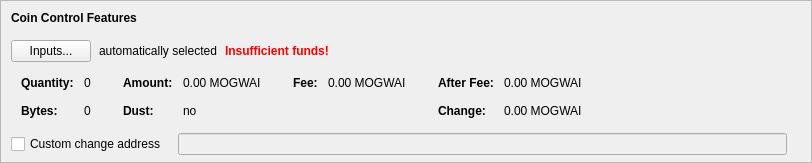
    <widget class="QFrame" name="frameCoinControl">
     <property name="sizePolicy">
      <sizepolicy hsizetype="Expanding" vsizetype="Expanding">
       <horstretch>0</horstretch>
       <verstretch>0</verstretch>
      </sizepolicy>
     </property>
     <property name="maximumSize">
      <size>
       <width>16777215</width>
       <height>16777215</height>
      </size>
     </property>
     <property name="frameShape">
      <enum>QFrame::StyledPanel</enum>
     </property>
     <property name="frameShadow">
      <enum>QFrame::Sunken</enum>
     </property>
     <layout class="QVBoxLayout" name="verticalLayoutCoinControl2">
      <property name="spacing">
       <number>0</number>
      </property>
      <property name="leftMargin">
       <number>0</number>
      </property>
      <property name="topMargin">
       <number>0</number>
      </property>
      <property name="rightMargin">
       <number>0</number>
      </property>
      <property name="bottomMargin">
       <number>6</number>
      </property>
      <item>
       <layout class="QVBoxLayout" name="verticalLayoutCoinControl" stretch="0,0,0,0,1">
        <property name="spacing">
         <number>0</number>
        </property>
        <property name="leftMargin">
         <number>10</number>
        </property>
        <property name="topMargin">
         <number>10</number>
        </property>
        <item>
         <layout class="QHBoxLayout" name="horizontalLayoutCoinControl1">
          <property name="bottomMargin">
           <number>15</number>
          </property>
          <item>
           <widget class="QLabel" name="labelCoinControlFeatures">
            <property name="sizePolicy">
             <sizepolicy hsizetype="Preferred" vsizetype="Maximum">
              <horstretch>0</horstretch>
              <verstretch>0</verstretch>
             </sizepolicy>
            </property>
            <property name="font">
             <font>
              <weight>75</weight>
              <bold>true</bold>
             </font>
            </property>
            <property name="styleSheet">
             <string notr="true">font-weight:bold;</string>
            </property>
            <property name="text">
             <string>Coin Control Features</string>
            </property>
           </widget>
          </item>
         </layout>
        </item>
        <item>
         <layout class="QHBoxLayout" name="horizontalLayoutCoinControl2" stretch="0,0,0,0">
          <property name="spacing">
           <number>8</number>
          </property>
          <property name="bottomMargin">
           <number>10</number>
          </property>
          <item>
           <widget class="QPushButton" name="pushButtonCoinControl">
            <property name="styleSheet">
             <string notr="true"/>
            </property>
            <property name="text">
             <string>Inputs...</string>
            </property>
            <property name="autoDefault">
             <bool>false</bool>
            </property>
           </widget>
          </item>
          <item>
           <widget class="QLabel" name="labelCoinControlAutomaticallySelected">
            <property name="text">
             <string>automatically selected</string>
            </property>
            <property name="margin">
             <number>5</number>
            </property>
           </widget>
          </item>
          <item>
           <widget class="QLabel" name="labelCoinControlInsuffFunds">
            <property name="font">
             <font>
              <weight>75</weight>
              <bold>true</bold>
             </font>
            </property>
            <property name="styleSheet">
             <string notr="true">color:red;font-weight:bold;</string>
            </property>
            <property name="text">
             <string>Insufficient funds!</string>
            </property>
            <property name="margin">
             <number>5</number>
            </property>
           </widget>
          </item>
          <item>
           <spacer name="horizontalSpacerCoinControl">
            <property name="orientation">
             <enum>Qt::Horizontal</enum>
            </property>
            <property name="sizeHint" stdset="0">
             <size>
              <width>40</width>
              <height>1</height>
             </size>
            </property>
           </spacer>
          </item>
         </layout>
        </item>
        <item>
         <widget class="QWidget" name="widgetCoinControl" native="true">
          <property name="sizePolicy">
           <sizepolicy hsizetype="Preferred" vsizetype="Preferred">
            <horstretch>0</horstretch>
            <verstretch>0</verstretch>
           </sizepolicy>
          </property>
          <property name="minimumSize">
           <size>
            <width>0</width>
            <height>0</height>
           </size>
          </property>
          <property name="styleSheet">
           <string notr="true"/>
          </property>
          <layout class="QHBoxLayout" name="horizontalLayoutCoinControl5">
           <property name="leftMargin">
            <number>0</number>
           </property>
           <property name="topMargin">
            <number>0</number>
           </property>
           <property name="rightMargin">
            <number>0</number>
           </property>
           <property name="bottomMargin">
            <number>0</number>
           </property>
           <item>
            <layout class="QHBoxLayout" name="horizontalLayoutCoinControl3" stretch="0,0,0,1">
             <property name="spacing">
              <number>20</number>
             </property>
             <property name="topMargin">
              <number>0</number>
             </property>
             <property name="bottomMargin">
              <number>10</number>
             </property>
             <item>
              <layout class="QFormLayout" name="formLayoutCoinControl1">
               <property name="horizontalSpacing">
                <number>10</number>
               </property>
               <property name="verticalSpacing">
                <number>14</number>
               </property>
               <property name="leftMargin">
                <number>10</number>
               </property>
               <property name="topMargin">
                <number>4</number>
               </property>
               <property name="rightMargin">
                <number>6</number>
               </property>
               <item row="0" column="0">
                <widget class="QLabel" name="labelCoinControlQuantityText">
                 <property name="font">
                  <font>
                   <weight>75</weight>
                   <bold>true</bold>
                  </font>
                 </property>
                 <property name="text">
                  <string>Quantity:</string>
                 </property>
                 <property name="margin">
                  <number>0</number>
                 </property>
                </widget>
               </item>
               <item row="0" column="1">
                <widget class="QLabel" name="labelCoinControlQuantity">
                 <property name="cursor">
                  <cursorShape>IBeamCursor</cursorShape>
                 </property>
                 <property name="contextMenuPolicy">
                  <enum>Qt::ActionsContextMenu</enum>
                 </property>
                 <property name="text">
                  <string notr="true">0</string>
                 </property>
                 <property name="margin">
                  <number>0</number>
                 </property>
                 <property name="textInteractionFlags">
                  <set>Qt::LinksAccessibleByMouse|Qt::TextSelectableByKeyboard|Qt::TextSelectableByMouse</set>
                 </property>
                </widget>
               </item>
               <item row="1" column="0">
                <widget class="QLabel" name="labelCoinControlBytesText">
                 <property name="font">
                  <font>
                   <weight>75</weight>
                   <bold>true</bold>
                  </font>
                 </property>
                 <property name="text">
                  <string>Bytes:</string>
                 </property>
                </widget>
               </item>
               <item row="1" column="1">
                <widget class="QLabel" name="labelCoinControlBytes">
                 <property name="cursor">
                  <cursorShape>IBeamCursor</cursorShape>
                 </property>
                 <property name="contextMenuPolicy">
                  <enum>Qt::ActionsContextMenu</enum>
                 </property>
                 <property name="text">
                  <string notr="true">0</string>
                 </property>
                 <property name="textInteractionFlags">
                  <set>Qt::LinksAccessibleByMouse|Qt::TextSelectableByKeyboard|Qt::TextSelectableByMouse</set>
                 </property>
                </widget>
               </item>
              </layout>
             </item>
             <item>
              <layout class="QFormLayout" name="formLayoutCoinControl2">
               <property name="horizontalSpacing">
                <number>10</number>
               </property>
               <property name="verticalSpacing">
                <number>14</number>
               </property>
               <property name="leftMargin">
                <number>6</number>
               </property>
               <property name="topMargin">
                <number>4</number>
               </property>
               <property name="rightMargin">
                <number>6</number>
               </property>
               <item row="0" column="0">
                <widget class="QLabel" name="labelCoinControlAmountText">
                 <property name="font">
                  <font>
                   <weight>75</weight>
                   <bold>true</bold>
                  </font>
                 </property>
                 <property name="text">
                  <string>Amount:</string>
                 </property>
                 <property name="margin">
                  <number>0</number>
                 </property>
                </widget>
               </item>
               <item row="0" column="1">
                <widget class="QLabel" name="labelCoinControlAmount">
                 <property name="cursor">
                  <cursorShape>IBeamCursor</cursorShape>
                 </property>
                 <property name="contextMenuPolicy">
                  <enum>Qt::ActionsContextMenu</enum>
                 </property>
                 <property name="text">
                  <string notr="true">0.00 MOGWAI</string>
                 </property>
                 <property name="textInteractionFlags">
                  <set>Qt::LinksAccessibleByMouse|Qt::TextSelectableByKeyboard|Qt::TextSelectableByMouse</set>
                 </property>
                </widget>
               </item>
               <item row="1" column="0">
                <widget class="QLabel" name="labelCoinControlLowOutputText">
                 <property name="font">
                  <font>
                   <weight>75</weight>
                   <bold>true</bold>
                  </font>
                 </property>
                 <property name="text">
                  <string>Dust:</string>
                 </property>
                </widget>
               </item>
               <item row="1" column="1">
                <widget class="QLabel" name="labelCoinControlLowOutput">
                 <property name="cursor">
                  <cursorShape>IBeamCursor</cursorShape>
                 </property>
                 <property name="contextMenuPolicy">
                  <enum>Qt::ActionsContextMenu</enum>
                 </property>
                 <property name="text">
                  <string notr="true">no</string>
                 </property>
                 <property name="textInteractionFlags">
                  <set>Qt::LinksAccessibleByMouse|Qt::TextSelectableByKeyboard|Qt::TextSelectableByMouse</set>
                 </property>
                </widget>
               </item>
              </layout>
             </item>
             <item>
              <layout class="QFormLayout" name="formLayoutCoinControl3">
               <property name="horizontalSpacing">
                <number>10</number>
               </property>
               <property name="verticalSpacing">
                <number>14</number>
               </property>
               <property name="leftMargin">
                <number>6</number>
               </property>
               <property name="topMargin">
                <number>4</number>
               </property>
               <property name="rightMargin">
                <number>6</number>
               </property>
               <item row="0" column="0">
                <widget class="QLabel" name="labelCoinControlFeeText">
                 <property name="font">
                  <font>
                   <weight>75</weight>
                   <bold>true</bold>
                  </font>
                 </property>
                 <property name="text">
                  <string>Fee:</string>
                 </property>
                 <property name="margin">
                  <number>0</number>
                 </property>
                </widget>
               </item>
               <item row="0" column="1">
                <widget class="QLabel" name="labelCoinControlFee">
                 <property name="cursor">
                  <cursorShape>IBeamCursor</cursorShape>
                 </property>
                 <property name="contextMenuPolicy">
                  <enum>Qt::ActionsContextMenu</enum>
                 </property>
                 <property name="text">
                  <string notr="true">0.00 MOGWAI</string>
                 </property>
                 <property name="textInteractionFlags">
                  <set>Qt::LinksAccessibleByMouse|Qt::TextSelectableByKeyboard|Qt::TextSelectableByMouse</set>
                 </property>
                </widget>
               </item>
             </layout>
             </item>
             <item>
              <layout class="QFormLayout" name="formLayoutCoinControl4">
               <property name="horizontalSpacing">
                <number>10</number>
               </property>
               <property name="verticalSpacing">
                <number>14</number>
               </property>
               <property name="leftMargin">
                <number>6</number>
               </property>
               <property name="topMargin">
                <number>4</number>
               </property>
               <property name="rightMargin">
                <number>6</number>
               </property>
               <item row="0" column="0">
                <widget class="QLabel" name="labelCoinControlAfterFeeText">
                 <property name="font">
                  <font>
                   <weight>75</weight>
                   <bold>true</bold>
                  </font>
                 </property>
                 <property name="text">
                  <string>After Fee:</string>
                 </property>
                 <property name="margin">
                  <number>0</number>
                 </property>
                </widget>
               </item>
               <item row="0" column="1">
                <widget class="QLabel" name="labelCoinControlAfterFee">
                 <property name="cursor">
                  <cursorShape>IBeamCursor</cursorShape>
                 </property>
                 <property name="contextMenuPolicy">
                  <enum>Qt::ActionsContextMenu</enum>
                 </property>
                 <property name="text">
                  <string notr="true">0.00 MOGWAI</string>
                 </property>
                 <property name="textInteractionFlags">
                  <set>Qt::LinksAccessibleByMouse|Qt::TextSelectableByKeyboard|Qt::TextSelectableByMouse</set>
                 </property>
                </widget>
               </item>
               <item row="1" column="0">
                <widget class="QLabel" name="labelCoinControlChangeText">
                 <property name="font">
                  <font>
                   <weight>75</weight>
                   <bold>true</bold>
                  </font>
                 </property>
                 <property name="text">
                  <string>Change:</string>
                 </property>
                </widget>
               </item>
               <item row="1" column="1">
                <widget class="QLabel" name="labelCoinControlChange">
                 <property name="cursor">
                  <cursorShape>IBeamCursor</cursorShape>
                 </property>
                 <property name="contextMenuPolicy">
                  <enum>Qt::ActionsContextMenu</enum>
                 </property>
                 <property name="text">
                  <string notr="true">0.00 MOGWAI</string>
                 </property>
                 <property name="textInteractionFlags">
                  <set>Qt::LinksAccessibleByMouse|Qt::TextSelectableByKeyboard|Qt::TextSelectableByMouse</set>
                 </property>
                </widget>
               </item>
              </layout>
             </item>
            </layout>
           </item>
          </layout>
         </widget>
        </item>
        <item>
         <layout class="QHBoxLayout" name="horizontalLayoutCoinControl4" stretch="0,0,0">
          <property name="spacing">
           <number>12</number>
          </property>
          <property name="sizeConstraint">
           <enum>QLayout::SetDefaultConstraint</enum>
          </property>
          <property name="topMargin">
           <number>5</number>
          </property>
          <property name="rightMargin">
           <number>5</number>
          </property>
          <item>
           <widget class="QCheckBox" name="checkBoxCoinControlChange">
            <property name="toolTip">
             <string>If this is activated, but the change address is empty or invalid, change will be sent to a newly generated address.</string>
            </property>
            <property name="text">
             <string>Custom change address</string>
            </property>
           </widget>
          </item>
          <item>
           <widget class="QValidatedLineEdit" name="lineEditCoinControlChange">
            <property name="enabled">
             <bool>false</bool>
            </property>
            <property name="sizePolicy">
             <sizepolicy hsizetype="Expanding" vsizetype="Fixed">
              <horstretch>0</horstretch>
              <verstretch>0</verstretch>
             </sizepolicy>
            </property>
           </widget>
          </item>
          <item>
           <widget class="QLabel" name="labelCoinControlChangeLabel">
            <property name="sizePolicy">
             <sizepolicy hsizetype="Preferred" vsizetype="Expanding">
              <horstretch>0</horstretch>
              <verstretch>0</verstretch>
             </sizepolicy>
            </property>
            <property name="minimumSize">
             <size>
              <width>0</width>
              <height>0</height>
             </size>
            </property>
            <property name="text">
             <string/>
            </property>
            <property name="margin">
             <number>3</number>
            </property>
           </widget>
          </item>
         </layout>
        </item>
        <item>
         <spacer name="verticalSpacerCoinControl">
          <property name="orientation">
           <enum>Qt::Vertical</enum>
          </property>
          <property name="sizeHint" stdset="0">
           <size>
            <width>800</width>
            <height>1</height>
           </size>
          </property>
         </spacer>
        </item>
       </layout>
      </item>
     </layout>
    </widget>
